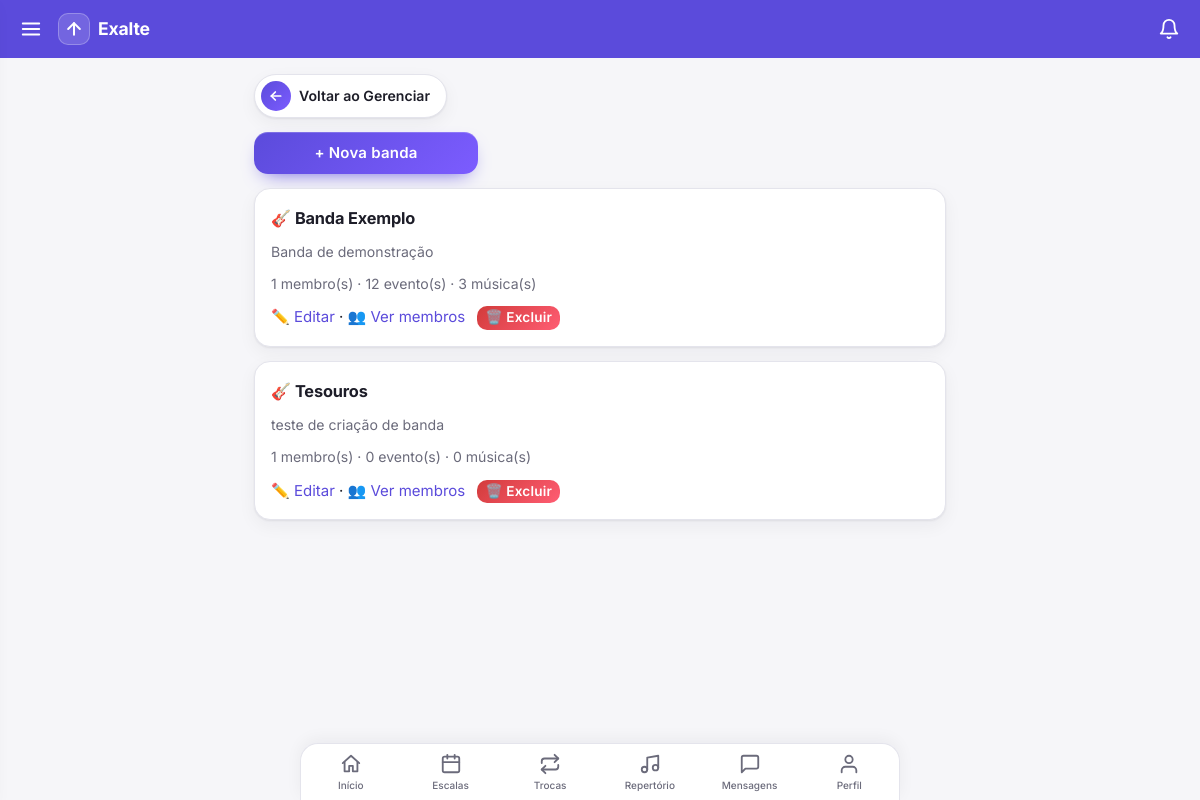
/bandas/ (signed in), run on the app's committed database.
### core/models.py (models this page shows, shortened)
class Banda(models.Model):
    nome = models.CharField(max_length=100)
    descricao = models.TextField(blank=True)
    foto_em = models.DateTimeField(null=True, blank=True)

### core/views.py (the view)
# urls.py: path("bandas/", v.bandas_lista, name="bandas"),
@login_required
def bandas_lista(request):
    if not _eh_lider(request.user):
        return redirect("home")
    bandas = (Banda.objects.filter(membros__user=request.user, membros__papel="lider")
              .annotate(n_membros=Count("membros", distinct=True), n_eventos=Count("eventos", distinct=True),
                        n_musicas=Count("musicas", distinct=True)).order_by("nome"))
    return render(request, "bandas.html", dict(bandas=bandas))

### core/leitura.py (called while the page is built)
def contagens(user):
    bandas = list(Membro.objects.filter(user=user).values_list("banda_id", flat=True))
    if not bandas:
        return {}
    marcas = dict(LeituraMensagens.objects.filter(user=user, banda_id__in=bandas).values_list("banda_id", "ate"))
    agora = timezone.now()
    novas = [LeituraMensagens(user=user, banda_id=b, ate=agora) for b in bandas if b not in marcas]
    if novas:
        LeituraMensagens.objects.bulk_create(novas, ignore_conflicts=True)
        marcas.update({n.banda_id: agora for n in novas})
    return {b: Mensagem.objects.filter(banda_id=b, criado__gt=marcas[b]).exclude(autor=user).count() for b in bandas}

### core/templatetags/menu.py (called while the page is built)
@register.simple_tag(takes_context=True)
def usuario_eh_lider(context):
    u = context["request"].user
    return u.is_authenticated and Membro.objects.filter(user=u, papel="lider").exists()

@register.simple_tag(takes_context=True)
def nao_lidas(context):
    request = context.get("request")
    if request is None or not request.user.is_authenticated:
        return 0
    if not hasattr(request, "_nao_lidas"):
        from core.leitura import contagens
        request._nao_lidas = sum(contagens(request.user).values())
    return request._nao_lidas

### core/views.py (called while the page is built)
def _eh_lider(user):
    return Membro.objects.filter(user=user, papel="lider").exists()

### core/templates/bandas.html (shortened to what this page needs)
{% extends "base.html" %}{% block content %}
<a class="voltar" href="{% url 'gerenciar' %}"><span class="seta"><svg class="ic"><use href="#i-back"/></svg></span>Voltar ao Gerenciar</a>
<p><a href="{% url 'banda_nova' %}"><button>+ Nova banda</button></a></p>
{% for b in bandas %}<div class="card"><h2>🎸 {{ b.nome }}</h2>
{% if b.descricao %}<p class="mut">{{ b.descricao }}</p>{% endif %}
<p class="mut">{{ b.n_membros }} membro(s) · {{ b.n_eventos }} evento(s) · {{ b.n_musicas }} música(s)</p>
<a href="{% url 'banda_editar' b.pk %}">✏️ Editar</a> · <a href="{% url 'membros' %}">👥 Ver membros</a>
<form class="inl" method="post" action="{% url 'banda_excluir' b.pk %}"
onsubmit="return confirm('Excluir a banda {{ b.nome|escapejs }}? Isso apaga TODOS os eventos, escalas, músicas, avisos e membros dela. Não dá para desfazer.')">{% csrf_token %}<button class="no">🗑️ Excluir</button></form></div>
{% empty %}<p class="mut">Você ainda não lidera nenhuma banda.</p>{% endfor %}
{% endblock %}

### core/templates/base.html (style rules this page uses)
:root { --bg:#f6f6f9;--card:#fff;--tx:#1d1d28;--mut:#6b6b7b;--pri:#5b4bdb;--pri-soft:#ecebfb;--ok:#1a9d5a;--no:#d23b3b;--bd:#e4e4ec;--sh:0 1px 2px #1d1d2812,0 6px 18px #1d1d280d;--pri2:#7c5cff;--field:#f2f2f9;--glow:#5b4bdb40 }
* { box-sizing:border-box;-webkit-tap-highlight-color:transparent }
html { scroll-padding-top:70px }
body { margin:0;font-family:Inter,system-ui,-apple-system,"Segoe UI",Roboto,sans-serif;background:var(--bg);color:var(--tx);line-height:1.45;font-size:15px; padding-bottom:calc(76px + env(safe-area-inset-bottom,0px)) }
a { color:var(--pri);text-decoration:none }
svg.ic { width:22px;height:22px;fill:none;stroke:currentColor;stroke-width:2;stroke-linecap:round;stroke-linejoin:round;flex:none }
h2 { margin:.1em 0 .7em;font-size:1.02rem;font-weight:700;letter-spacing:-.01em }
.card { background:var(--card);border-radius:16px;padding:16px;margin:0;box-shadow:var(--sh);border:1px solid var(--bd) }
.mut { color:var(--mut);font-size:.88rem }
p { margin:.4em 0 }
button,.btn { font:inherit;font-weight:600;letter-spacing:.015em;min-height:42px;padding:9px 18px;border-radius:14px;border:0;color:#fff;cursor:pointer; background:linear-gradient(135deg,var(--pri),var(--pri2));box-shadow:0 8px 20px -10px var(--pri),inset 0 1px 0 #ffffff30;transition:transform .12s,box-shadow .2s,filter .2s }
button.no { background:linear-gradient(135deg,#d23b3b,#ff5d73);box-shadow:0 8px 20px -10px var(--no),inset 0 1px 0 #ffffff30 }
.inl button { min-height:0;padding:4px 11px;font-size:.85rem;border-radius:10px;box-shadow:none }
a.voltar { display:inline-flex;align-items:center;gap:8px;padding:6px 16px 6px 6px;margin:0;border-radius:99px;background:var(--card);border:1px solid var(--bd);box-shadow:var(--sh);color:var(--tx);font-weight:600;font-size:.88rem;transition:transform .12s,box-shadow .2s }
a.voltar .seta { width:30px;height:30px;border-radius:50%;display:grid;place-items:center;color:#fff;background:linear-gradient(135deg,var(--pri),var(--pri2)) }
a.voltar .seta svg { width:16px;height:16px;stroke-width:2.6 }
main>* { margin-top:0;margin-bottom:0 }
main>a { align-self:flex-start }
.card p { margin:0 0 .85em }
main p:has(> a > button),main p:has(> button),main p:has(> form.inl) { display:flex;flex-wrap:wrap;align-items:center;gap:10px }
main p:has(> a > button):not(:has(> form)) { display:grid;grid-template-columns:repeat(auto-fill,minmax(190px,1fr));gap:10px }
main p:has(> a > button):not(:has(> form)) button { width:100%;white-space:nowrap }

### core/templates/bandas.html (style rules this page uses)
.inl { display:inline;margin:0 0 0 8px }
.inl button { padding:2px 8px }

### data on the page
Banda: nome "Banda Exemplo", descricao "Banda de demonstração", n_membros "1", n_eventos "12", n_musicas "3"
Banda: nome "Tesouros", descricao "teste de criação de banda", n_membros "1", n_eventos "0", n_musicas "0"
